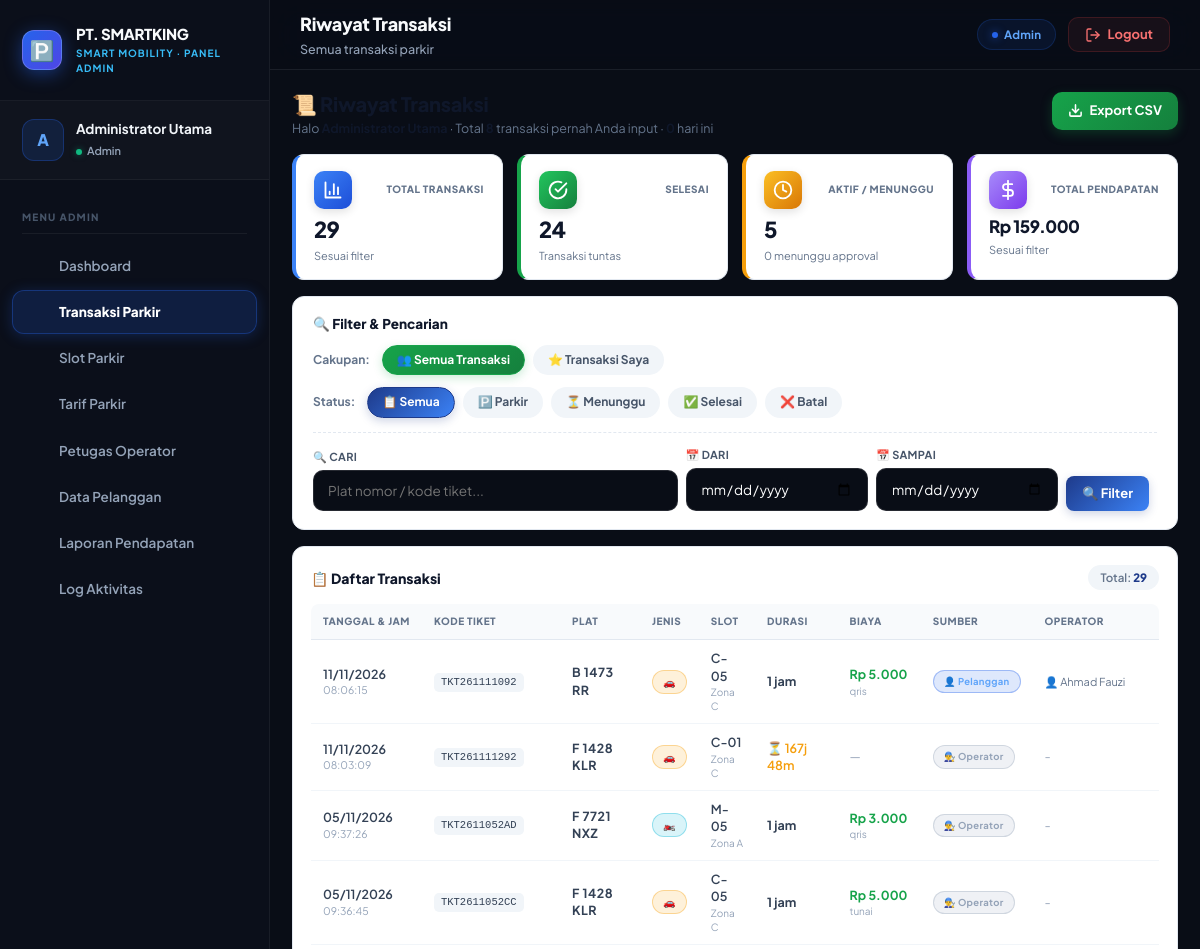
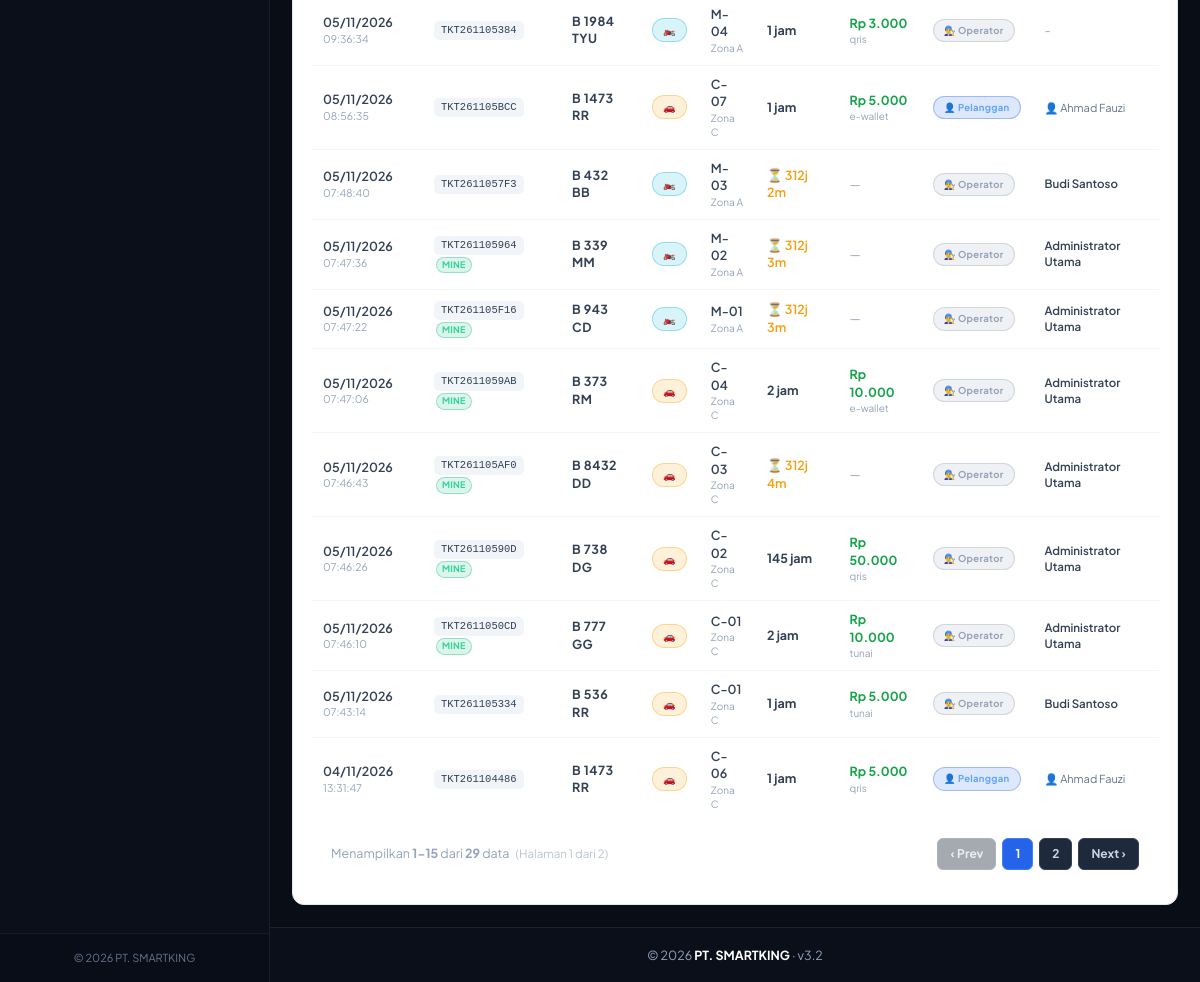
The page /operator/riwayat.php (signed in) on the database its author committed (2 pictures, top to bottom).
### tables this page shows
CREATE TABLE `transaksi_parkir` (
  `id_transaksi` int(11) NOT NULL AUTO_INCREMENT,
  `id_slot` int(11) NOT NULL,
  `jenis_kendaraan` enum('motor','mobil') NOT NULL,
  `plat_nomor` varchar(15) NOT NULL,
  `user_id` int(11) DEFAULT NULL,
  `operator_id` int(11) DEFAULT NULL,
  `disetujui_oleh` int(11) DEFAULT NULL,
  `kode_tiket` varchar(12) DEFAULT NULL,
  `sumber` enum('operator','kiosk','pelanggan') NOT NULL DEFAULT 'operator',
  `via_kiosk` tinyint(1) NOT NULL DEFAULT 0,
  `waktu_masuk` datetime NOT NULL DEFAULT current_timestamp(),
  `waktu_ajuan_keluar` datetime DEFAULT NULL,
  `waktu_persetujuan` datetime DEFAULT NULL,
  `waktu_keluar` datetime DEFAULT NULL,
  `durasi_jam` int(11) DEFAULT NULL,
  `status` enum('aktif','menunggu_approval','selesai','batal') NOT NULL DEFAULT 'aktif',
  `catatan` varchar(255) DEFAULT NULL,
  PRIMARY KEY (`id_transaksi`),
  UNIQUE KEY `kode_tiket` (`kode_tiket`),
  KEY `id_slot` (`id_slot`),
  KEY `user_id` (`user_id`),
  KEY `operator_id` (`operator_id`),
  KEY `disetujui_oleh` (`disetujui_oleh`),
  KEY `idx_plat` (`plat_nomor`),
  KEY `idx_status` (`status`),
  KEY `idx_waktu_masuk` (`waktu_masuk`),
  KEY `idx_waktu_keluar` (`waktu_keluar`),
  CONSTRAINT `transaksi_parkir_ibfk_1` FOREIGN KEY (`id_slot`) REFERENCES `slot_parkir` (`id_slot`) ON UPDATE CASCADE,
  CONSTRAINT `transaksi_parkir_ibfk_2` FOREIGN KEY (`user_id`) REFERENCES `users` (`id_user`) ON DELETE SET NULL,
  CONSTRAINT `transaksi_parkir_ibfk_3` FOREIGN KEY (`operator_id`) REFERENCES `users` (`id_user`) ON DELETE SET NULL,
  CONSTRAINT `transaksi_parkir_ibfk_4` FOREIGN KEY (`disetujui_oleh`) REFERENCES `users` (`id_user`) ON DELETE SET NULL
);

CREATE TABLE `slot_parkir` (
  `id_slot` int(11) NOT NULL AUTO_INCREMENT,
  `kode_slot` varchar(10) NOT NULL,
  `jenis_kendaraan` enum('motor','mobil') NOT NULL,
  `zona` varchar(20) DEFAULT 'A',
  `status` enum('kosong','terisi','maintenance') NOT NULL DEFAULT 'kosong',
  `updated_at` datetime DEFAULT current_timestamp() ON UPDATE current_timestamp(),
  PRIMARY KEY (`id_slot`),
  UNIQUE KEY `kode_slot` (`kode_slot`),
  KEY `idx_status` (`status`),
  KEY `idx_jenis` (`jenis_kendaraan`)
);

CREATE TABLE `pembayaran` (
  `id_pembayaran` int(11) NOT NULL AUTO_INCREMENT,
  `id_transaksi` int(11) NOT NULL,
  `total_biaya` decimal(10,2) NOT NULL,
  `denda` decimal(10,2) DEFAULT 0.00,
  `metode_pembayaran` enum('tunai','qris','e-wallet','member') NOT NULL DEFAULT 'tunai',
  `bayar` decimal(10,2) DEFAULT 0.00,
  `kembalian` decimal(10,2) DEFAULT 0.00,
  `kasir_id` int(11) DEFAULT NULL,
  `waktu_bayar` datetime NOT NULL DEFAULT current_timestamp(),
  PRIMARY KEY (`id_pembayaran`),
  UNIQUE KEY `id_transaksi` (`id_transaksi`),
  KEY `kasir_id` (`kasir_id`),
  KEY `idx_waktu_bayar` (`waktu_bayar`),
  CONSTRAINT `pembayaran_ibfk_1` FOREIGN KEY (`id_transaksi`) REFERENCES `transaksi_parkir` (`id_transaksi`) ON UPDATE CASCADE,
  CONSTRAINT `pembayaran_ibfk_2` FOREIGN KEY (`kasir_id`) REFERENCES `users` (`id_user`) ON DELETE SET NULL
);

CREATE TABLE `users` (
  `id_user` int(11) NOT NULL AUTO_INCREMENT,
  `nama_lengkap` varchar(100) NOT NULL,
  `username` varchar(50) NOT NULL,
  `email` varchar(100) DEFAULT NULL,
  `no_telepon` varchar(20) DEFAULT NULL,
  `alamat` text DEFAULT NULL,
  `password` varchar(255) NOT NULL,
  `role` enum('admin','operator','pelanggan') NOT NULL DEFAULT 'operator',
  `shift` enum('pagi','siang','malam') DEFAULT 'pagi',
  `aktif` tinyint(1) NOT NULL DEFAULT 1,
  `last_login` datetime DEFAULT NULL,
  `created_at` datetime DEFAULT current_timestamp(),
  PRIMARY KEY (`id_user`),
  UNIQUE KEY `username` (`username`)
);

### operator/riwayat.php (the view, shortened to what the rows shown need)
<?php
require_once __DIR__ . '/../includes/functions.php';
require_once __DIR__ . '/../includes/auth.php';
$uid = user_id();
$search = trim($_GET['q'] ?? '');
$scope  = $_GET['scope'] ?? 'semua';
$dari   = $_GET['dari'] ?? '';
$sampai = $_GET['sampai'] ?? '';
$where = "WHERE 1=1";
$params = [];
$types = '';
$count_sql = "SELECT
    COUNT(*) AS total,
    SUM(CASE WHEN t.status='selesai' THEN 1 ELSE 0 END) AS selesai,
    SUM(CASE WHEN t.status IN ('aktif','menunggu_approval') THEN 1 ELSE 0 END) AS aktif,
    SUM(CASE WHEN t.status='menunggu_approval' THEN 1 ELSE 0 END) AS menunggu,
    COALESCE(SUM(p.total_biaya + p.denda), 0) AS total_pendapatan
    FROM transaksi_parkir t
    LEFT JOIN pembayaran p ON p.id_transaksi = t.id_transaksi
    $where";
if (!empty($params)) {
    $stmt = $koneksi->prepare($count_sql);
    $stmt->bind_param($types, ...$params);
    $stmt->execute();
    $stat = $stmt->get_result()->fetch_assoc();
} else {
    $stat = $koneksi->query($count_sql)->fetch_assoc();
}
$pagi = paginate($stat['total'], 15);
$sql = "SELECT
    t.*, s.kode_slot, s.zona,
    op.nama_lengkap AS operator_nama,
    pl.nama_lengkap AS pelanggan_nama,
    p.total_biaya, p.denda, p.metode_pembayaran, p.waktu_bayar
    FROM transaksi_parkir t
    JOIN slot_parkir s ON t.id_slot = s.id_slot
    LEFT JOIN users op ON t.operator_id = op.id_user
    LEFT JOIN users pl ON t.user_id = pl.id_user
    LEFT JOIN pembayaran p ON p.id_transaksi = t.id_transaksi
    $where
    ORDER BY t.waktu_masuk DESC
    LIMIT {$pagi['per_page']} OFFSET {$pagi['offset']}";
if (!empty($params)) {
    $stmt = $koneksi->prepare($sql);
    $stmt->bind_param($types, ...$params);
    $stmt->execute();
    $riwayat = $stmt->get_result();
} else {
    $riwayat = $koneksi->query($sql);
}
include __DIR__ . '/../includes/header.php';
?>
<div class="rt-header">
  <div class="rt-header-left">
    <h2>📜 Riwayat Transaksi</h2>
  </div>
</div>
<div class="rt-table-card">
  <?php if ($riwayat->num_rows === 0): ?>
    <div class="rt-empty">
      <div class="rt-empty-icon">📭</div>
      <div class="rt-empty-title">Tidak ada transaksi</div>
      <div class="rt-empty-sub">
        <?php if ($search || $dari || $sampai): ?>
          Coba ubah filter atau reset pencarian
        <?php elseif ($scope === 'saya'): ?>
          Anda belum pernah input transaksi
        <?php else: ?>
          Belum ada transaksi di sistem
        <?php endif; ?>
      </div>
    </div>
  <?php else: ?>
    <div class="rt-table-scroll">
      <table>
        <thead>
          <tr>
            <th>Tanggal & Jam</th>
            <th>Kode Tiket</th>
            <th>Plat</th>
            <th>Jenis</th>
            <th>Slot</th>
            <th>Durasi</th>
            <th>Biaya</th>
            <th>Sumber</th>
            <th>Operator</th>
            <th>Status</th>
          </tr>
        </thead>
        <tbody>
          <?php while ($r = $riwayat->fetch_assoc()):
            $is_waiting = $r['status'] === 'menunggu_approval';
            $is_mine = ($r['operator_id'] == $uid || ($r['disetujui_oleh'] ?? 0) == $uid);
          ?>
            <tr class="<?= $is_waiting ? 'waiting' : '' ?>">
              <td>
                <div style="font-weight:600;"><?= date('d/m/Y', strtotime($r['waktu_masuk'])) ?></div>
                <div style="font-size:10.5px;color:#94a3b8;"><?= date('H:i:s', strtotime($r['waktu_masuk'])) ?></div>
              </td>
              <td>
                <code style="background:#f1f5f9;padding:2px 7px;border-radius:5px;font-size:10.5px;display:inline-block;">
                  <?= e($r['kode_tiket']) ?>
                </code>
                <?php if ($is_mine): ?>
                  <span class="badge badge-success" style="font-size:9px;padding:1px 5px;margin-left:2px;">MINE</span>
                <?php endif; ?>
              </td>
              <td><b style="letter-spacing:.5px;"><?= e($r['plat_nomor']) ?></b></td>
              <td>
                <span class="badge <?= $r['jenis_kendaraan'] === 'motor' ? 'badge-info' : 'badge-warning' ?>" style="font-size:10px;">
                  <?= $r['jenis_kendaraan'] === 'motor' ? '🏍️' : '🚗' ?>
                </span>
              </td>
              <td>
                <div style="font-weight:600;"><?= e($r['kode_slot']) ?></div>
                <div style="font-size:10px;color:#94a3b8;">Zona <?= e($r['zona']) ?></div>
              </td>
              <td>
                <?php if ($r['waktu_keluar']): ?>
                  <b><?= (int)$r['durasi_jam'] ?> jam</b>
                <?php else: ?>
                  <span style="color:#f59e0b;font-weight:600;">⏳ <?= format_durasi($r['waktu_masuk']) ?></span>
                <?php endif; ?>
              </td>
              <td>
                <?php if ($r['total_biaya']): ?>
                  <b style="color:#16a34a;"><?= rupiah($r['total_biaya'] + ($r['denda'] ?? 0)) ?></b>
                  <?php if ($r['metode_pembayaran']): ?>
                    <div style="font-size:10px;color:#94a3b8;"><?= e($r['metode_pembayaran']) ?></div>
                  <?php endif; ?>
                <?php else: ?>
                  <span style="color:#94a3b8;">—</span>
                <?php endif; ?>
              </td>
              <td>
                <?php if ($r['sumber'] === 'kiosk'): ?>
                  <span class="badge badge-info" style="font-size:9.5px;">🖥️ Kiosk</span>
                <?php elseif ($r['sumber'] === 'pelanggan'): ?>
                  <span class="badge badge-primary" style="font-size:9.5px;">👤 Pelanggan</span>
                <?php else: ?>
                  <span class="badge badge-gray" style="font-size:9.5px;">👨‍🔧 Operator</span>
                <?php endif; ?>
              </td>
              <td>
                <?php if ($r['operator_nama']): ?>
                  <div style="font-size:11.5px;font-weight:600;"><?= e($r['operator_nama']) ?></div>
                <?php elseif ($r['pelanggan_nama']): ?>
                  <div style="font-size:11px;color:#64748b;">👤 <?= e($r['pelanggan_nama']) ?></div>
                <?php else: ?>
                  <span style="color:#94a3b8;">-</span>
                <?php endif; ?>
              </td>
              <td>
              </td>
            </tr>
          <?php endwhile; ?>
        </tbody>
      </table>
    </div>
    <?= render_pagination($pagi) ?>
  <?php endif; ?>
</div>
<?php include __DIR__ . '/../includes/footer.php'; ?>

### includes/functions.php (shortened to what the rows shown need)
<?php
if (!function_exists('rupiah')) {
    function rupiah($angka) { return 'Rp ' . number_format((float)$angka, 0, ',', '.'); }
}
if (!function_exists('e')) {
    function e($str) { return htmlspecialchars((string)$str, ENT_QUOTES, 'UTF-8'); }
}
if (!function_exists('format_durasi')) {
    function format_durasi($waktu_masuk, $waktu_keluar = null) {
        $waktu_keluar = $waktu_keluar ?: date('Y-m-d H:i:s');
        $detik = max(0, strtotime($waktu_keluar) - strtotime($waktu_masuk));
        return floor($detik / 3600) . 'j ' . floor(($detik % 3600) / 60) . 'm';
    }
}
if (!function_exists('paginate')) {
    function paginate($total_data, $per_page = 10, $page_param = 'page') {
        $total_data = (int)$total_data;
        $per_page = max(1, (int)$per_page);
        $total_pages = max(1, (int)ceil($total_data / $per_page));
        $page = isset($_GET[$page_param]) ? (int)$_GET[$page_param] : 1;
        $page = max(1, min($page, $total_pages));
        $offset = ($page - 1) * $per_page;
        return [
            'page'        => $page,
            'per_page'    => $per_page,
            'offset'      => $offset,
            'total_data'  => $total_data,
            'total_pages' => $total_pages,
            'from'        => $total_data > 0 ? $offset + 1 : 0,
            'to'          => min($offset + $per_page, $total_data),
            'param'       => $page_param,
            'always_show' => true,
        ];
    }
}
if (!function_exists('render_pagination')) {
    function render_pagination($pagi, $base_query = [], $anchor = '', $always_show = true) {
        $param_name = $pagi['param'] ?? 'page';
        $query = $_GET;
        unset($query[$param_name]);
        $build_url = function($page) use ($query, $param_name, $anchor) {
            $query[$param_name] = $page;
            $qs = http_build_query($query);
            return '?' . $qs . ($anchor ? $anchor : '');
        };
        $html = '<div class="pagination">';
        $html .= '<div class="pagination-info">Menampilkan <b>' . $pagi['from'] . '-' . $pagi['to'] . '</b> dari <b>' . number_format($pagi['total_data']) . '</b> data';
        if ($pagi['total_pages'] > 0) {
            $html .= ' <span style="opacity:0.65;font-size:11.5px;margin-left:4px;">(Halaman ' . $pagi['page'] . ' dari ' . $pagi['total_pages'] . ')</span>';
        }
        $html .= '</div>';
        $html .= '<div class="pagination-buttons">';
        if ($pagi['page'] > 1) {
            $html .= '<a href="' . $build_url($pagi['page'] - 1) . '" class="page-btn">‹ Prev</a>';
        } else {
            $html .= '<span class="page-btn disabled">‹ Prev</span>';
        }
        if ($pagi['total_pages'] <= 1) {
            $html .= '<span class="page-btn active">1</span>';
        } else {
            $start = max(1, $pagi['page'] - 2);
            $end = min($pagi['total_pages'], $pagi['page'] + 2);
            for ($i = $start; $i <= $end; $i++) {
                if ($i === $pagi['page']) {
                    $html .= '<span class="page-btn active">' . $i . '</span>';
                } else {
                    $html .= '<a href="' . $build_url($i) . '" class="page-btn">' . $i . '</a>';
                }
            }
        }
        if ($pagi['page'] < $pagi['total_pages']) {
            $html .= '<a href="' . $build_url($pagi['page'] + 1) . '" class="page-btn">Next ›</a>';
        } else {
            $html .= '<span class="page-btn disabled">Next ›</span>';
        }
        $html .= '</div></div>';
        return $html;
    }
}
?>

### rows shown on the page
transaksi_parkir: waktu_masuk "11/11/2026", waktu_masuk "08:06:15", kode_tiket "TKT261111092", plat_nomor "B 1473 RR", id_slot.kode_slot "C-05", id_slot.zona "C", durasi_jam "1", pembayaran.total_biaya+denda "Rp 5.000", pembayaran.metode_pembayaran "qris", sumber "👤 Pelanggan", user.nama_lengkap "Ahmad Fauzi"
transaksi_parkir: waktu_masuk "11/11/2026", waktu_masuk "08:03:09", kode_tiket "TKT261111292", plat_nomor "F 1428 KLR", id_slot.kode_slot "C-01", id_slot.zona "C", waktu_masuk "167j 48m", sumber "👨‍🔧 Operator"
transaksi_parkir: waktu_masuk "05/11/2026", waktu_masuk "09:37:26", kode_tiket "TKT2611052AD", plat_nomor "F 7721 NXZ", id_slot.kode_slot "M-05", id_slot.zona "A", durasi_jam "1", pembayaran.total_biaya+denda "Rp 3.000", pembayaran.metode_pembayaran "qris", sumber "👨‍🔧 Operator"
transaksi_parkir: waktu_masuk "05/11/2026", waktu_masuk "09:36:45", kode_tiket "TKT2611052CC", plat_nomor "F 1428 KLR", id_slot.kode_slot "C-05", id_slot.zona "C", durasi_jam "1", pembayaran.total_biaya+denda "Rp 5.000", pembayaran.metode_pembayaran "tunai", sumber "👨‍🔧 Operator"
transaksi_parkir: waktu_masuk "05/11/2026", waktu_masuk "09:36:34", kode_tiket "TKT261105384", plat_nomor "B 1984 TYU", id_slot.kode_slot "M-04", id_slot.zona "A", durasi_jam "1", pembayaran.total_biaya+denda "Rp 3.000", pembayaran.metode_pembayaran "qris", sumber "👨‍🔧 Operator"
transaksi_parkir: waktu_masuk "05/11/2026", waktu_masuk "08:56:35", kode_tiket "TKT261105BCC", plat_nomor "B 1473 RR", id_slot.kode_slot "C-07", id_slot.zona "C", durasi_jam "1", pembayaran.total_biaya+denda "Rp 5.000", pembayaran.metode_pembayaran "e-wallet", sumber "👤 Pelanggan", user.nama_lengkap "Ahmad Fauzi"
transaksi_parkir: waktu_masuk "05/11/2026", waktu_masuk "07:48:40", kode_tiket "TKT2611057F3", plat_nomor "B 432 BB", id_slot.kode_slot "M-03", id_slot.zona "A", waktu_masuk "312j 2m", sumber "👨‍🔧 Operator", operator.nama_lengkap "Budi Santoso"
transaksi_parkir: waktu_masuk "05/11/2026", waktu_masuk "07:47:36", kode_tiket "TKT261105964", shows "MINE", plat_nomor "B 339 MM", id_slot.kode_slot "M-02", id_slot.zona "A", waktu_masuk "312j 3m", sumber "👨‍🔧 Operator", operator.nama_lengkap "Administrator Utama"
transaksi_parkir: waktu_masuk "05/11/2026", waktu_masuk "07:47:22", kode_tiket "TKT261105F16", shows "MINE", plat_nomor "B 943 CD", id_slot.kode_slot "M-01", id_slot.zona "A", waktu_masuk "312j 3m", sumber "👨‍🔧 Operator", operator.nama_lengkap "Administrator Utama"
transaksi_parkir: waktu_masuk "05/11/2026", waktu_masuk "07:47:06", kode_tiket "TKT2611059AB", shows "MINE", plat_nomor "B 373 RM", id_slot.kode_slot "C-04", id_slot.zona "C", durasi_jam "2", pembayaran.total_biaya+denda "Rp 10.000", pembayaran.metode_pembayaran "e-wallet", sumber "👨‍🔧 Operator", operator.nama_lengkap "Administrator Utama"
transaksi_parkir: waktu_masuk "05/11/2026", waktu_masuk "07:46:43", kode_tiket "TKT261105AF0", shows "MINE", plat_nomor "B 8432 DD", id_slot.kode_slot "C-03", id_slot.zona "C", waktu_masuk "312j 4m", sumber "👨‍🔧 Operator", operator.nama_lengkap "Administrator Utama"
transaksi_parkir: waktu_masuk "05/11/2026", waktu_masuk "07:46:26", kode_tiket "TKT26110590D", shows "MINE", plat_nomor "B 738 DG", id_slot.kode_slot "C-02", id_slot.zona "C", durasi_jam "145", pembayaran.total_biaya+denda "Rp 50.000", pembayaran.metode_pembayaran "qris", sumber "👨‍🔧 Operator", operator.nama_lengkap "Administrator Utama"
transaksi_parkir: waktu_masuk "05/11/2026", waktu_masuk "07:46:10", kode_tiket "TKT2611050CD", shows "MINE", plat_nomor "B 777 GG", id_slot.kode_slot "C-01", id_slot.zona "C", durasi_jam "2", pembayaran.total_biaya+denda "Rp 10.000", pembayaran.metode_pembayaran "tunai", sumber "👨‍🔧 Operator", operator.nama_lengkap "Administrator Utama"
transaksi_parkir: waktu_masuk "05/11/2026", waktu_masuk "07:43:14", kode_tiket "TKT261105334", plat_nomor "B 536 RR", id_slot.kode_slot "C-01", id_slot.zona "C", durasi_jam "1", pembayaran.total_biaya+denda "Rp 5.000", pembayaran.metode_pembayaran "tunai", sumber "👨‍🔧 Operator", operator.nama_lengkap "Budi Santoso"
transaksi_parkir: waktu_masuk "04/11/2026", waktu_masuk "13:31:47", kode_tiket "TKT261104486", plat_nomor "B 1473 RR", id_slot.kode_slot "C-06", id_slot.zona "C", durasi_jam "1", pembayaran.total_biaya+denda "Rp 5.000", pembayaran.metode_pembayaran "qris", sumber "👤 Pelanggan", user.nama_lengkap "Ahmad Fauzi", id_transaksi "15", disetujui_oleh "2"

### other values the page prints
$perusahaan['nama_perusahaan'] "PT. SMARTKING"
$role_label "ADMIN"
$user_initial "A"
$_SESSION['nama_lengkap'] "Administrator Utama"
$role_label "Admin"
$m['label'] "Dashboard"
$m['label'] "Transaksi Parkir"
$m['label'] "Slot Parkir"
$m['label'] "Tarif Parkir"
$m['label'] "Petugas Operator"
$m['label'] "Data Pelanggan"
$m['label'] "Laporan Pendapatan"
$m['label'] "Log Aktivitas"
$page_title "Riwayat Transaksi"
$page_subtitle "Semua transaksi parkir"
